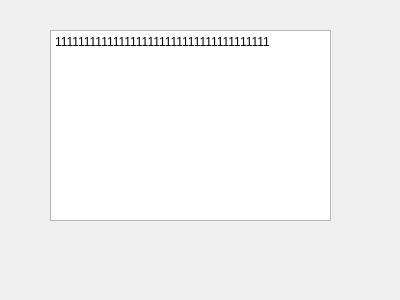
<?xml version="1.0" encoding="UTF-8"?>
<ui version="4.0">
 <class>Form</class>
 <widget class="QWidget" name="Form">
  <property name="geometry">
   <rect>
    <x>0</x>
    <y>0</y>
    <width>400</width>
    <height>300</height>
   </rect>
  </property>
  <property name="windowTitle">
   <string>Form</string>
  </property>
  <widget class="QPlainTextEdit" name="plainTextEdit">
   <property name="geometry">
    <rect>
     <x>50</x>
     <y>30</y>
     <width>281</width>
     <height>191</height>
    </rect>
   </property>
   <property name="lineWrapMode">
    <enum>QPlainTextEdit::WidgetWidth</enum>
   </property>
   <property name="plainText">
    <string>1111111111111111111111111111111111111</string>
   </property>
   <property name="centerOnScroll">
    <bool>true</bool>
   </property>
   <property name="placeholderText">
    <string/>
   </property>
  </widget>
 </widget>
 <resources/>
 <connections/>
</ui>
